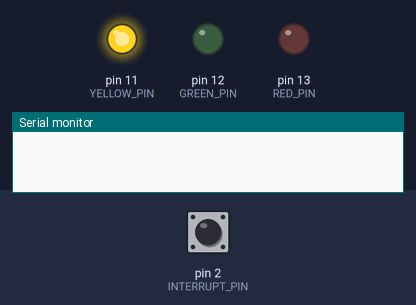
A sketch run on a simulated Arduino Uno, built with avr-gcc and run on an emulated ATmega328P. Parts: output pins drawn as LEDs (lit = HIGH), the last lines printed to the serial monitor. The test bench sets the inputs (shaded band); at power-on: pin 2 (INTERRUPT_PIN) HIGH.

Above: at 1.2 s.
1.3 s: pin 2 (INTERRUPT_PIN) pulled LOW for 0.15 s
At 1.9 s:
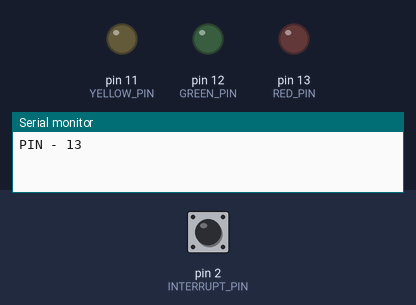
4.4 s: pin 2 (INTERRUPT_PIN) pulled LOW for 1 s
At 5.4 s:
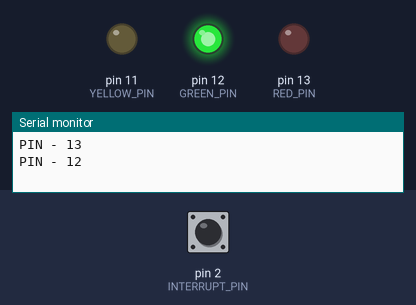
8.4 s: pin 2 (INTERRUPT_PIN) pulled LOW for 3.2 s
At 8.9 s:
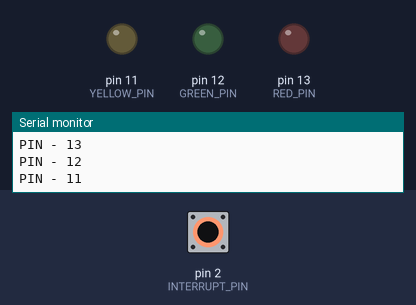
Timing chart, 0 to 19.1 s (numbered marks = the images above; inputs shaded):
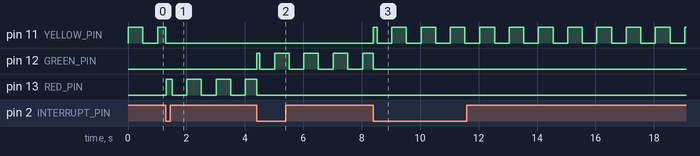

Measured:
- after the input at 1.3 s, pin 13 (RED_PIN): LOW → HIGH at once, then repeats every 1.0 s: LOW 0.50 s, HIGH 0.50 s
- after the input at 4.4 s, pin 12 (GREEN_PIN): LOW → HIGH at once, then repeats every 1.0 s: LOW 0.50 s, HIGH 0.50 s
- after the input at 8.4 s, pin 11 (YELLOW_PIN): LOW → HIGH at once, then repeats every 1.0 s: LOW 0.50 s, HIGH 0.50 s

The sketch:

UNO_Interrupt.ino
```cpp
// Arduino UNO

// pin definitions
#define YELLOW_PIN 11
#define GREEN_PIN 12
#define RED_PIN 13
#define INTERRUPT_PIN 2

// LED setup
volatile int currentLED = YELLOW_PIN;

void setup() {
  // Serial setup
  Serial.begin(9600);

  // Pin setup
  pinMode(GREEN_PIN, OUTPUT);
  pinMode(RED_PIN, OUTPUT);
  pinMode(YELLOW_PIN, OUTPUT);

  // interrupt setup
  pinMode(INTERRUPT_PIN, INPUT_PULLUP);
  attachInterrupt(digitalPinToInterrupt(INTERRUPT_PIN), changeLED, FALLING);
}

// changes blinking LED when interrupt occurred
void changeLED() {
  // debounce variables
  static unsigned long long int last = 0;
  unsigned long long int start = millis();

  // debounce
  if (start - last > 175) {
    // Turn off LED
    analogWrite(currentLED, LOW);

    // Then, choose a new LED
    if (currentLED == RED_PIN)
      currentLED = GREEN_PIN;

    else if (currentLED == GREEN_PIN)
      currentLED = YELLOW_PIN;

    else if (currentLED == YELLOW_PIN)
      currentLED = RED_PIN;

    // print current LED (PIN)
    Serial.print("PIN - ");
    Serial.println(currentLED);
  }

  last = start;
}

// Loop to blink a LED
void loop() {

  for (unsigned long long int start = millis(); (millis() - start) < 500;) {
    digitalWrite(currentLED, HIGH);
    delay(10);
  }

  for (unsigned long long int start = millis(); (millis() - start) < 500;) {
    digitalWrite(currentLED, LOW);
    delay(10);
  }
}
```
